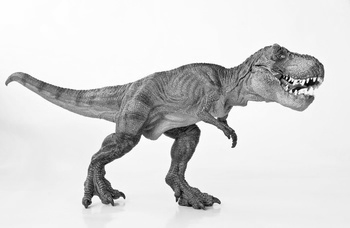
#> input picture DINO.png, 350 x 228 px
$ python outline_of_dinosaur.py
#> lines starting #> are read from the running program, lines starting #| are printed output that depends on the picture; after the words box and inside, x2 and y2 are one past the last pixel; in counts of white or black regions, pixels touching at a corner belong together
import cv2
img=cv2.imread("DINO.png")
#> img is the input picture: shape (228, 350, 3); min 1, max 255, mean 215.9
gray = cv2.cvtColor(img, cv2.COLOR_BGR2GRAY)
gaussian = cv2.GaussianBlur(img.copy(), (7,7), 0)
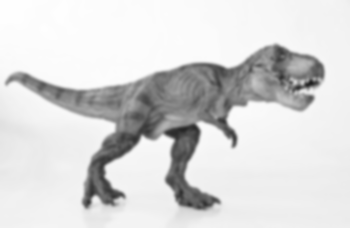
#> gaussian: shape (228, 350, 3); min 30, max 254, mean 215.9
edge = cv2.Canny(gaussian, 90, 130)
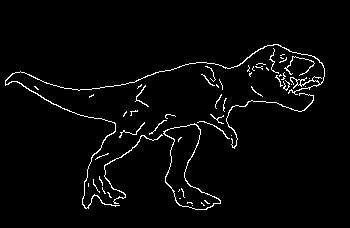
#> edge: shape (228, 350); 2.9% white in thin lines or dots, all inside (x1, y1, x2, y2) = (5, 44, 325, 210)
cv2.imshow("FINAL",edge)
cv2.waitKey(0)
cv2.destroyAllWindows()

$ run again, with LiveSketch.png copied over DINO.png
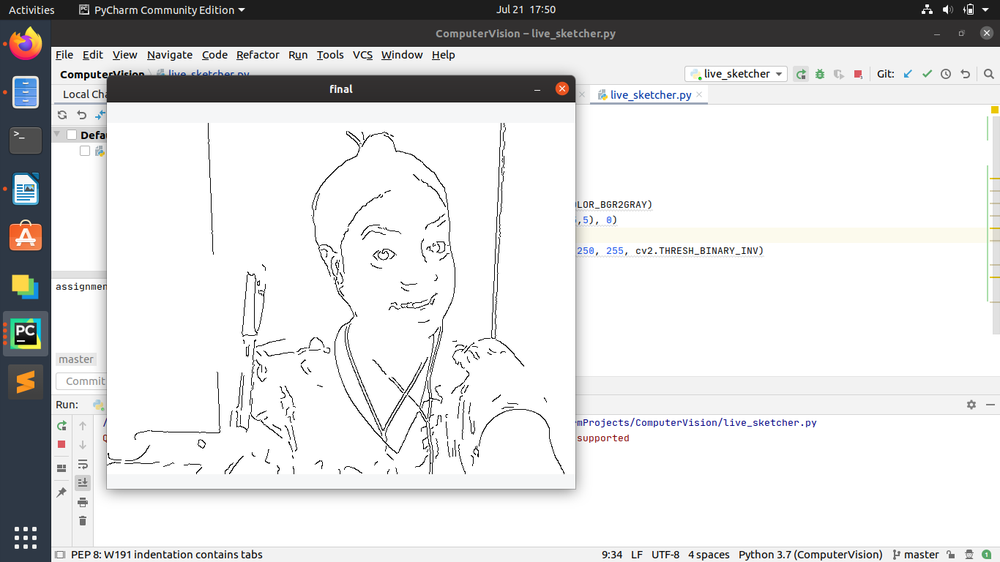
#> input picture LiveSketch.png, 1000 x 562 px, shrunk from 1366 x 768 before the run
#> img is the input picture: shape (562, 1000, 3); mean B, G, R 216.8, 216.6, 216.5
#> `gaussian = cv2.GaussianBlur(img.copy(), (7,7), 0)`:
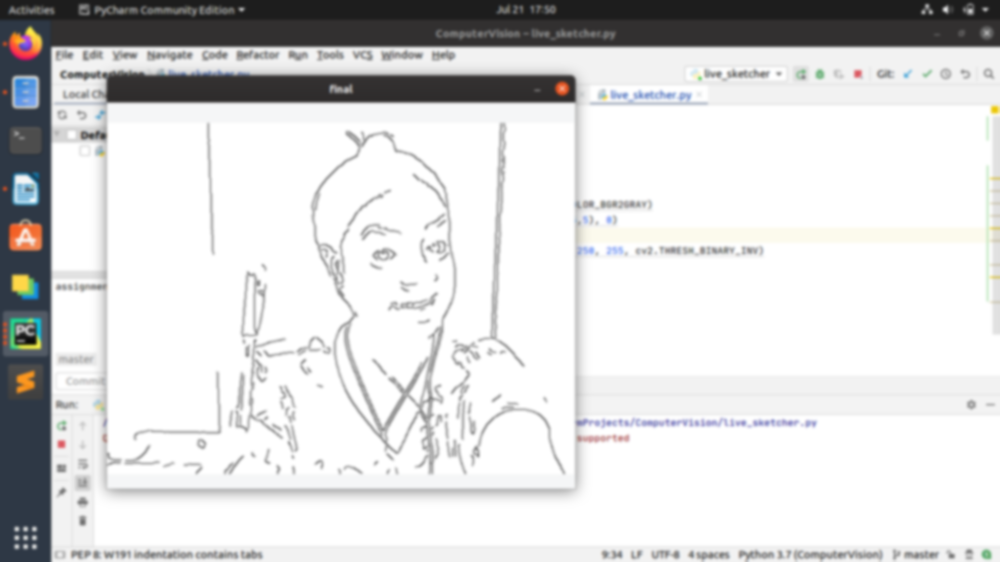
#> gaussian: shape (562, 1000, 3); mean B, G, R 216.8, 216.6, 216.5
#> `edge = cv2.Canny(gaussian, 90, 130)`:
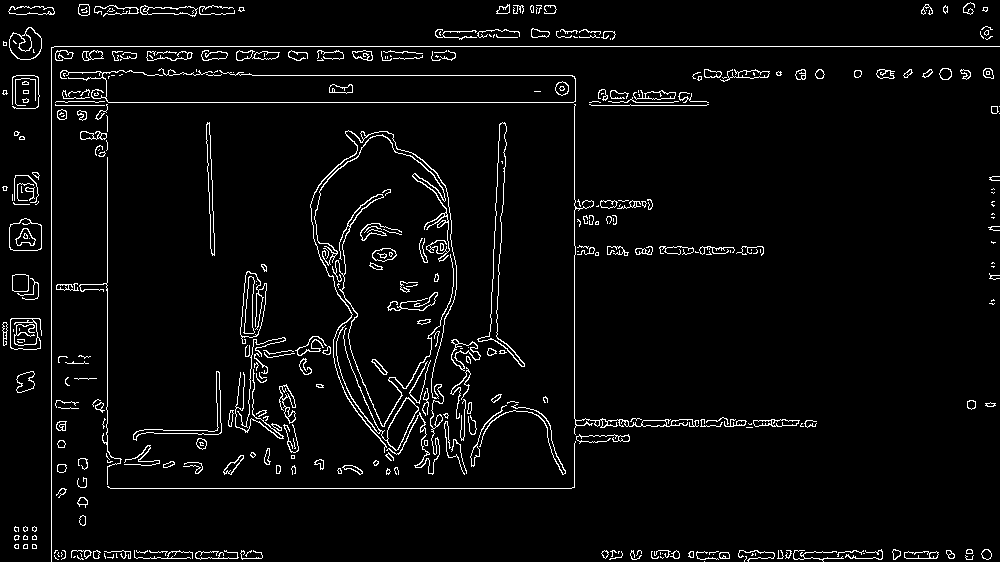
#> edge: shape (562, 1000); 4.1% white in thin lines or dots
